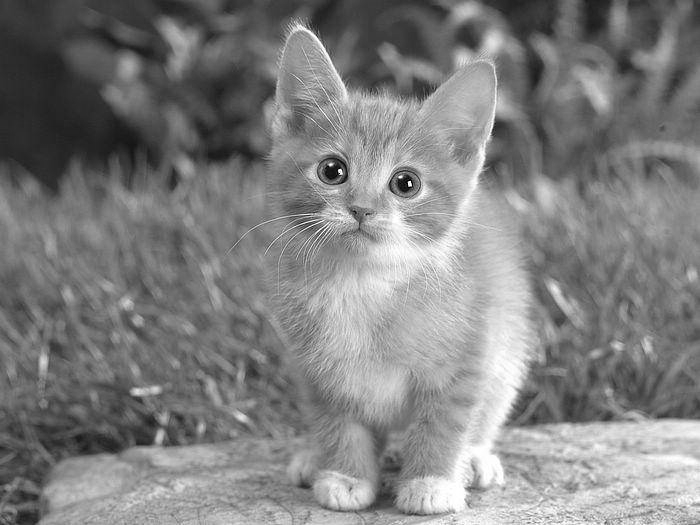
#> input picture Termin 2/Aufgabenblatt 2.1/catG.png, 700 x 525 px
$ python 'Aufgabe 4.py'
#> lines starting #> are read from the running program, lines starting #| are printed output that depends on the picture
'''
Aufgabe 4 von Blatt 2.1
'''

import numpy as np
from skimage.io import imread, imsave

img = imread("./catG.png")
#> img is the input picture: shape (525, 700); min 0, max 255, mean 128

# inverse image
img_inverse = np.zeros(img.shape, dtype=np.uint8)
for x in range(img_inverse.shape[0]):
    for y in range(img_inverse.shape[1]):
        img_inverse[x, y] = 255 - img[x, y]
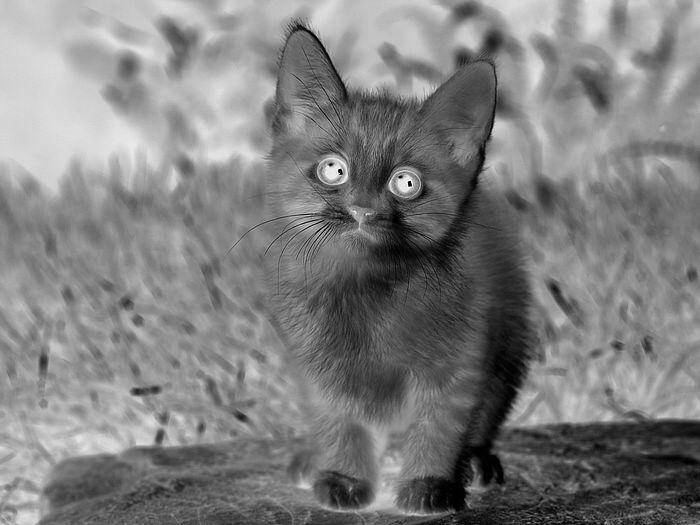
#> img_inverse: shape (525, 700); min 0, max 255, mean 127
imsave("./catG_inversed.png", img_inverse)

# mirror image along the vertical axis
img_mirrored = np.zeros(img.shape, dtype=np.uint8)
for x in range(img.shape[0]):
    for y in range(img.shape[1]):
        img_mirrored[x, y] = img[x, img.shape[1] - y - 1]
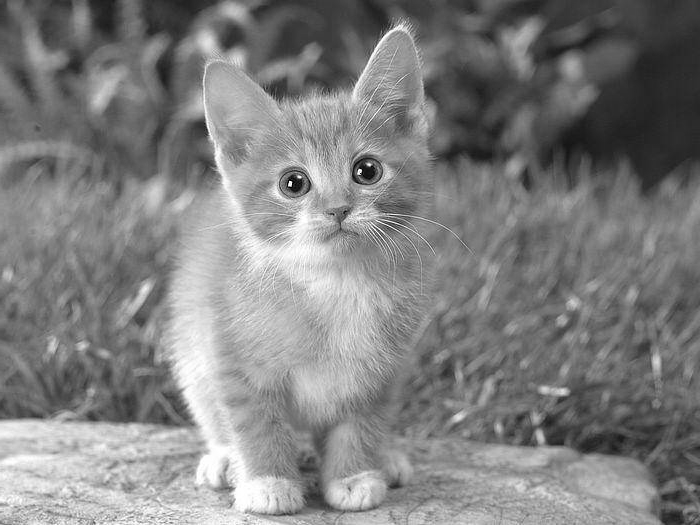
#> img_mirrored: shape (525, 700); min 0, max 255, mean 128
imsave("./catG_mirrored.png", img_mirrored)

# Cut out head
img_head = img[17:260, 260:495]
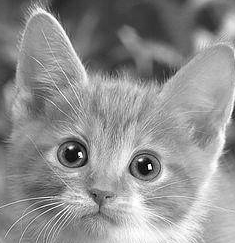
#> img_head: shape (243, 235); min 0, max 255, mean 144.2
imsave("./catG_head.png", img_head)
